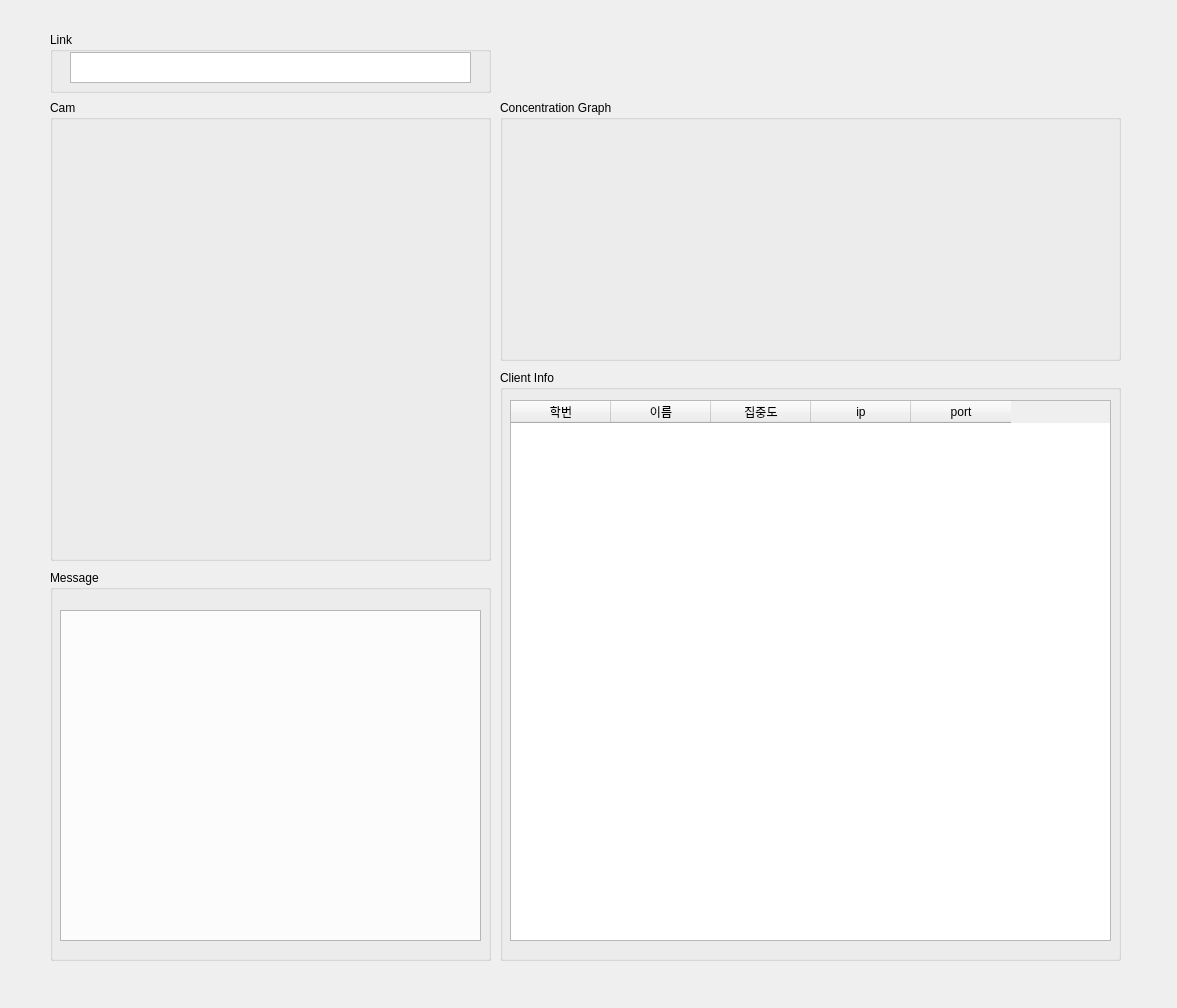
<?xml version="1.0" encoding="UTF-8"?>
<ui version="4.0">
 <class>Form</class>
 <widget class="QWidget" name="Form">
  <property name="geometry">
   <rect>
    <x>0</x>
    <y>0</y>
    <width>1177</width>
    <height>1008</height>
   </rect>
  </property>
  <property name="windowTitle">
   <string>Form</string>
  </property>
  <widget class="QGroupBox" name="Concentration_box">
   <property name="geometry">
    <rect>
     <x>500</x>
     <y>100</y>
     <width>621</width>
     <height>261</height>
    </rect>
   </property>
   <property name="title">
    <string>Concentration Graph</string>
   </property>
   <widget class="QWidget" name="verticalLayoutWidget">
    <property name="geometry">
     <rect>
      <x>10</x>
      <y>30</y>
      <width>601</width>
      <height>221</height>
     </rect>
    </property>
    <layout class="QVBoxLayout" name="Graph_layout"/>
   </widget>
  </widget>
  <widget class="QGroupBox" name="ClientInfo_box">
   <property name="geometry">
    <rect>
     <x>500</x>
     <y>370</y>
     <width>621</width>
     <height>591</height>
    </rect>
   </property>
   <property name="title">
    <string>Client Info</string>
   </property>
  </widget>
  <widget class="QGroupBox" name="groupBox">
   <property name="geometry">
    <rect>
     <x>50</x>
     <y>32</y>
     <width>441</width>
     <height>61</height>
    </rect>
   </property>
   <property name="title">
    <string>Link</string>
   </property>
   <widget class="QTextEdit" name="code_text">
    <property name="geometry">
     <rect>
      <x>20</x>
      <y>20</y>
      <width>401</width>
      <height>31</height>
     </rect>
    </property>
    <property name="readOnly">
     <bool>true</bool>
    </property>
   </widget>
  </widget>
  <widget class="QTextBrowser" name="message_TextBrowser">
   <property name="geometry">
    <rect>
     <x>60</x>
     <y>610</y>
     <width>421</width>
     <height>331</height>
    </rect>
   </property>
   <property name="html">
    <string>&lt;!DOCTYPE HTML PUBLIC &quot;-//W3C//DTD HTML 4.0//EN&quot; &quot;http://www.w3.org/TR/REC-html40/strict.dtd&quot;&gt;
&lt;html&gt;&lt;head&gt;&lt;meta name=&quot;qrichtext&quot; content=&quot;1&quot; /&gt;&lt;style type=&quot;text/css&quot;&gt;
p, li { white-space: pre-wrap; }
&lt;/style&gt;&lt;/head&gt;&lt;body style=&quot; font-family:'Gulim'; font-size:9pt; font-weight:400; font-style:normal;&quot;&gt;
&lt;p style=&quot;-qt-paragraph-type:empty; margin-top:0px; margin-bottom:0px; margin-left:0px; margin-right:0px; -qt-block-indent:0; text-indent:0px;&quot;&gt;&lt;br /&gt;&lt;/p&gt;&lt;/body&gt;&lt;/html&gt;</string>
   </property>
  </widget>
  <widget class="QGroupBox" name="UserCam_box">
   <property name="geometry">
    <rect>
     <x>50</x>
     <y>100</y>
     <width>441</width>
     <height>461</height>
    </rect>
   </property>
   <property name="title">
    <string>Cam</string>
   </property>
   <widget class="QLabel" name="image_label">
    <property name="geometry">
     <rect>
      <x>10</x>
      <y>40</y>
      <width>411</width>
      <height>401</height>
     </rect>
    </property>
    <property name="text">
     <string/>
    </property>
   </widget>
  </widget>
  <widget class="QGroupBox" name="Message_box">
   <property name="geometry">
    <rect>
     <x>50</x>
     <y>570</y>
     <width>441</width>
     <height>391</height>
    </rect>
   </property>
   <property name="title">
    <string>Message</string>
   </property>
  </widget>
  <widget class="QTableWidget" name="client_table">
   <property name="geometry">
    <rect>
     <x>510</x>
     <y>400</y>
     <width>601</width>
     <height>541</height>
    </rect>
   </property>
   <property name="selectionBehavior">
    <enum>QAbstractItemView::SelectRows</enum>
   </property>
   <property name="sortingEnabled">
    <bool>true</bool>
   </property>
   <column>
    <property name="text">
     <string>학번</string>
    </property>
   </column>
   <column>
    <property name="text">
     <string>이름</string>
    </property>
   </column>
   <column>
    <property name="text">
     <string>집중도</string>
    </property>
   </column>
   <column>
    <property name="text">
     <string>ip</string>
    </property>
   </column>
   <column>
    <property name="text">
     <string>port</string>
    </property>
   </column>
  </widget>
 </widget>
 <resources/>
 <connections/>
</ui>
